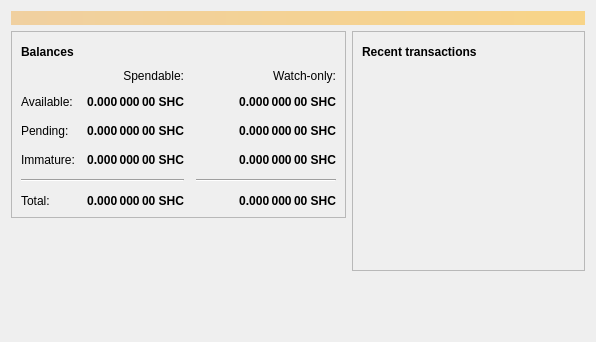
<?xml version="1.0" encoding="UTF-8"?>
<ui version="4.0">
 <class>OverviewPage</class>
 <widget class="QWidget" name="OverviewPage">
  <property name="geometry">
   <rect>
    <x>0</x>
    <y>0</y>
    <width>596</width>
    <height>342</height>
   </rect>
  </property>
  <property name="windowTitle">
   <string>Form</string>
  </property>
  <layout class="QVBoxLayout" name="topLayout">
   <item>
    <widget class="QLabel" name="labelAlerts">
     <property name="visible">
      <bool>false</bool>
     </property>
     <property name="styleSheet">
      <string notr="true">QLabel { background-color: qlineargradient(x1: 0, y1: 0, x2: 1, y2: 0, stop:0 #F0D0A0, stop:1 #F8D488); color:#000000; }</string>
     </property>
     <property name="wordWrap">
      <bool>true</bool>
     </property>
     <property name="margin">
      <number>3</number>
     </property>
     <property name="textInteractionFlags">
      <set>Qt::TextSelectableByMouse</set>
     </property>
    </widget>
   </item>
   <item>
    <layout class="QHBoxLayout" name="horizontalLayout" stretch="1,1">
     <item>
      <layout class="QVBoxLayout" name="verticalLayout_2">
       <item>
        <widget class="QFrame" name="frame">
         <property name="frameShape">
          <enum>QFrame::StyledPanel</enum>
         </property>
         <property name="frameShadow">
          <enum>QFrame::Raised</enum>
         </property>
         <layout class="QVBoxLayout" name="verticalLayout_4">
          <item>
           <layout class="QHBoxLayout" name="horizontalLayout_4">
            <item>
             <widget class="QLabel" name="label_5">
              <property name="font">
               <font>
                <weight>75</weight>
                <bold>true</bold>
               </font>
              </property>
              <property name="text">
               <string>Balances</string>
              </property>
             </widget>
            </item>
            <item>
             <widget class="QPushButton" name="labelWalletStatus">
              <property name="enabled">
               <bool>true</bool>
              </property>
              <property name="maximumSize">
               <size>
                <width>30</width>
                <height>16777215</height>
               </size>
              </property>
              <property name="toolTip">
               <string>The displayed information may be out of date. Your wallet automatically synchronizes with the Sheepcoin network after a connection is established, but this process has not completed yet.</string>
              </property>
              <property name="text">
               <string/>
              </property>
              <property name="icon">
               <iconset resource="../bitcoin.qrc">
                <normaloff>:/icons/warning</normaloff>
                <disabledoff>:/icons/warning</disabledoff>:/icons/warning</iconset>
              </property>
              <property name="iconSize">
               <size>
                <width>24</width>
                <height>24</height>
               </size>
              </property>
              <property name="flat">
               <bool>true</bool>
              </property>
             </widget>
            </item>
            <item>
             <spacer name="horizontalSpacer_3">
              <property name="orientation">
               <enum>Qt::Horizontal</enum>
              </property>
              <property name="sizeHint" stdset="0">
               <size>
                <width>40</width>
                <height>20</height>
               </size>
              </property>
             </spacer>
            </item>
           </layout>
          </item>
          <item>
           <layout class="QGridLayout" name="gridLayout">
            <property name="spacing">
             <number>12</number>
            </property>
            <item row="2" column="2">
             <widget class="QLabel" name="labelWatchPending">
              <property name="font">
               <font>
                <weight>75</weight>
                <bold>true</bold>
               </font>
              </property>
              <property name="cursor">
               <cursorShape>IBeamCursor</cursorShape>
              </property>
              <property name="toolTip">
               <string>Unconfirmed transactions to watch-only addresses</string>
              </property>
              <property name="text">
               <string notr="true">0.000 000 00 SHC</string>
              </property>
              <property name="alignment">
               <set>Qt::AlignRight|Qt::AlignTrailing|Qt::AlignVCenter</set>
              </property>
              <property name="textInteractionFlags">
               <set>Qt::LinksAccessibleByMouse|Qt::TextSelectableByKeyboard|Qt::TextSelectableByMouse</set>
              </property>
             </widget>
            </item>
            <item row="2" column="1">
             <widget class="QLabel" name="labelUnconfirmed">
              <property name="font">
               <font>
                <weight>75</weight>
                <bold>true</bold>
               </font>
              </property>
              <property name="cursor">
               <cursorShape>IBeamCursor</cursorShape>
              </property>
              <property name="toolTip">
               <string>Total of transactions that have yet to be confirmed, and do not yet count toward the spendable balance</string>
              </property>
              <property name="text">
               <string notr="true">0.000 000 00 SHC</string>
              </property>
              <property name="alignment">
               <set>Qt::AlignRight|Qt::AlignTrailing|Qt::AlignVCenter</set>
              </property>
              <property name="textInteractionFlags">
               <set>Qt::LinksAccessibleByMouse|Qt::TextSelectableByKeyboard|Qt::TextSelectableByMouse</set>
              </property>
             </widget>
            </item>
            <item row="3" column="2">
             <widget class="QLabel" name="labelWatchImmature">
              <property name="font">
               <font>
                <weight>75</weight>
                <bold>true</bold>
               </font>
              </property>
              <property name="cursor">
               <cursorShape>IBeamCursor</cursorShape>
              </property>
              <property name="toolTip">
               <string>Mined balance in watch-only addresses that has not yet matured</string>
              </property>
              <property name="text">
               <string notr="true">0.000 000 00 SHC</string>
              </property>
              <property name="alignment">
               <set>Qt::AlignRight|Qt::AlignTrailing|Qt::AlignVCenter</set>
              </property>
              <property name="textInteractionFlags">
               <set>Qt::LinksAccessibleByMouse|Qt::TextSelectableByKeyboard|Qt::TextSelectableByMouse</set>
              </property>
             </widget>
            </item>
            <item row="4" column="0" colspan="2">
             <widget class="Line" name="line">
              <property name="orientation">
               <enum>Qt::Horizontal</enum>
              </property>
             </widget>
            </item>
            <item row="4" column="2">
             <widget class="Line" name="lineWatchBalance">
              <property name="sizePolicy">
               <sizepolicy hsizetype="Preferred" vsizetype="Fixed">
                <horstretch>0</horstretch>
                <verstretch>0</verstretch>
               </sizepolicy>
              </property>
              <property name="minimumSize">
               <size>
                <width>140</width>
                <height>0</height>
               </size>
              </property>
              <property name="orientation">
               <enum>Qt::Horizontal</enum>
              </property>
             </widget>
            </item>
            <item row="5" column="0">
             <widget class="QLabel" name="labelTotalText">
              <property name="text">
               <string>Total:</string>
              </property>
             </widget>
            </item>
            <item row="3" column="1">
             <widget class="QLabel" name="labelImmature">
              <property name="font">
               <font>
                <weight>75</weight>
                <bold>true</bold>
               </font>
              </property>
              <property name="cursor">
               <cursorShape>IBeamCursor</cursorShape>
              </property>
              <property name="toolTip">
               <string>Mined balance that has not yet matured</string>
              </property>
              <property name="text">
               <string notr="true">0.000 000 00 SHC</string>
              </property>
              <property name="alignment">
               <set>Qt::AlignRight|Qt::AlignTrailing|Qt::AlignVCenter</set>
              </property>
              <property name="textInteractionFlags">
               <set>Qt::LinksAccessibleByMouse|Qt::TextSelectableByKeyboard|Qt::TextSelectableByMouse</set>
              </property>
             </widget>
            </item>
            <item row="2" column="3">
             <spacer name="horizontalSpacer_2">
              <property name="orientation">
               <enum>Qt::Horizontal</enum>
              </property>
              <property name="sizeHint" stdset="0">
               <size>
                <width>40</width>
                <height>20</height>
               </size>
              </property>
             </spacer>
            </item>
            <item row="3" column="0">
             <widget class="QLabel" name="labelImmatureText">
              <property name="text">
               <string>Immature:</string>
              </property>
             </widget>
            </item>
            <item row="5" column="1">
             <widget class="QLabel" name="labelTotal">
              <property name="font">
               <font>
                <weight>75</weight>
                <bold>true</bold>
               </font>
              </property>
              <property name="cursor">
               <cursorShape>IBeamCursor</cursorShape>
              </property>
              <property name="toolTip">
               <string>Your current total balance</string>
              </property>
              <property name="text">
               <string notr="true">0.000 000 00 SHC</string>
              </property>
              <property name="alignment">
               <set>Qt::AlignRight|Qt::AlignTrailing|Qt::AlignVCenter</set>
              </property>
              <property name="textInteractionFlags">
               <set>Qt::LinksAccessibleByMouse|Qt::TextSelectableByKeyboard|Qt::TextSelectableByMouse</set>
              </property>
             </widget>
            </item>
            <item row="5" column="2">
             <widget class="QLabel" name="labelWatchTotal">
              <property name="font">
               <font>
                <weight>75</weight>
                <bold>true</bold>
               </font>
              </property>
              <property name="cursor">
               <cursorShape>IBeamCursor</cursorShape>
              </property>
              <property name="toolTip">
               <string>Current total balance in watch-only addresses</string>
              </property>
              <property name="text">
               <string notr="true">0.000 000 00 SHC</string>
              </property>
              <property name="alignment">
               <set>Qt::AlignRight|Qt::AlignTrailing|Qt::AlignVCenter</set>
              </property>
              <property name="textInteractionFlags">
               <set>Qt::LinksAccessibleByMouse|Qt::TextSelectableByKeyboard|Qt::TextSelectableByMouse</set>
              </property>
             </widget>
            </item>
            <item row="0" column="2">
             <widget class="QLabel" name="labelWatchonly">
              <property name="text">
               <string>Watch-only:</string>
              </property>
              <property name="alignment">
               <set>Qt::AlignRight|Qt::AlignTrailing|Qt::AlignVCenter</set>
              </property>
             </widget>
            </item>
            <item row="1" column="0">
             <widget class="QLabel" name="labelBalanceText">
              <property name="text">
               <string>Available:</string>
              </property>
             </widget>
            </item>
            <item row="1" column="1">
             <widget class="QLabel" name="labelBalance">
              <property name="font">
               <font>
                <weight>75</weight>
                <bold>true</bold>
               </font>
              </property>
              <property name="cursor">
               <cursorShape>IBeamCursor</cursorShape>
              </property>
              <property name="toolTip">
               <string>Your current spendable balance</string>
              </property>
              <property name="text">
               <string notr="true">0.000 000 00 SHC</string>
              </property>
              <property name="alignment">
               <set>Qt::AlignRight|Qt::AlignTrailing|Qt::AlignVCenter</set>
              </property>
              <property name="textInteractionFlags">
               <set>Qt::LinksAccessibleByMouse|Qt::TextSelectableByKeyboard|Qt::TextSelectableByMouse</set>
              </property>
             </widget>
            </item>
            <item row="1" column="2">
             <widget class="QLabel" name="labelWatchAvailable">
              <property name="font">
               <font>
                <weight>75</weight>
                <bold>true</bold>
               </font>
              </property>
              <property name="cursor">
               <cursorShape>IBeamCursor</cursorShape>
              </property>
              <property name="toolTip">
               <string>Your current balance in watch-only addresses</string>
              </property>
              <property name="text">
               <string notr="true">0.000 000 00 SHC</string>
              </property>
              <property name="alignment">
               <set>Qt::AlignRight|Qt::AlignTrailing|Qt::AlignVCenter</set>
              </property>
              <property name="textInteractionFlags">
               <set>Qt::LinksAccessibleByMouse|Qt::TextSelectableByKeyboard|Qt::TextSelectableByMouse</set>
              </property>
             </widget>
            </item>
            <item row="2" column="0">
             <widget class="QLabel" name="labelPendingText">
              <property name="text">
               <string>Pending:</string>
              </property>
             </widget>
            </item>
            <item row="0" column="1">
             <widget class="QLabel" name="labelSpendable">
              <property name="text">
               <string>Spendable:</string>
              </property>
              <property name="alignment">
               <set>Qt::AlignRight|Qt::AlignTrailing|Qt::AlignVCenter</set>
              </property>
             </widget>
            </item>
           </layout>
          </item>
         </layout>
        </widget>
       </item>
       <item>
        <spacer name="verticalSpacer">
         <property name="orientation">
          <enum>Qt::Vertical</enum>
         </property>
         <property name="sizeHint" stdset="0">
          <size>
           <width>20</width>
           <height>40</height>
          </size>
         </property>
        </spacer>
       </item>
      </layout>
     </item>
     <item>
      <layout class="QVBoxLayout" name="verticalLayout_3">
       <item>
        <widget class="QFrame" name="frame_2">
         <property name="frameShape">
          <enum>QFrame::StyledPanel</enum>
         </property>
         <property name="frameShadow">
          <enum>QFrame::Raised</enum>
         </property>
         <layout class="QVBoxLayout" name="verticalLayout">
          <item>
           <layout class="QHBoxLayout" name="horizontalLayout_2">
            <item>
             <widget class="QLabel" name="label_4">
              <property name="font">
               <font>
                <weight>75</weight>
                <bold>true</bold>
               </font>
              </property>
              <property name="text">
               <string>Recent transactions</string>
              </property>
             </widget>
            </item>
            <item>
             <widget class="QPushButton" name="labelTransactionsStatus">
              <property name="enabled">
               <bool>true</bool>
              </property>
              <property name="maximumSize">
               <size>
                <width>30</width>
                <height>16777215</height>
               </size>
              </property>
              <property name="toolTip">
               <string>The displayed information may be out of date. Your wallet automatically synchronizes with the Sheepcoin network after a connection is established, but this process has not completed yet.</string>
              </property>
              <property name="text">
               <string/>
              </property>
              <property name="icon">
               <iconset resource="../bitcoin.qrc">
                <normaloff>:/icons/warning</normaloff>
                <disabledoff>:/icons/warning</disabledoff>:/icons/warning</iconset>
              </property>
              <property name="iconSize">
               <size>
                <width>24</width>
                <height>24</height>
               </size>
              </property>
              <property name="flat">
               <bool>true</bool>
              </property>
             </widget>
            </item>
            <item>
             <spacer name="horizontalSpacer">
              <property name="orientation">
               <enum>Qt::Horizontal</enum>
              </property>
              <property name="sizeHint" stdset="0">
               <size>
                <width>40</width>
                <height>20</height>
               </size>
              </property>
             </spacer>
            </item>
           </layout>
          </item>
          <item>
           <widget class="QListView" name="listTransactions">
            <property name="styleSheet">
             <string notr="true">QListView { background: transparent; }</string>
            </property>
            <property name="frameShape">
             <enum>QFrame::NoFrame</enum>
            </property>
            <property name="verticalScrollBarPolicy">
             <enum>Qt::ScrollBarAlwaysOff</enum>
            </property>
            <property name="horizontalScrollBarPolicy">
             <enum>Qt::ScrollBarAlwaysOff</enum>
            </property>
            <property name="selectionMode">
             <enum>QAbstractItemView::NoSelection</enum>
            </property>
           </widget>
          </item>
         </layout>
        </widget>
       </item>
       <item>
        <spacer name="verticalSpacer_2">
         <property name="orientation">
          <enum>Qt::Vertical</enum>
         </property>
         <property name="sizeHint" stdset="0">
          <size>
           <width>20</width>
           <height>40</height>
          </size>
         </property>
        </spacer>
       </item>
      </layout>
     </item>
    </layout>
   </item>
  </layout>
 </widget>
 <resources/>
 <connections/>
</ui>
